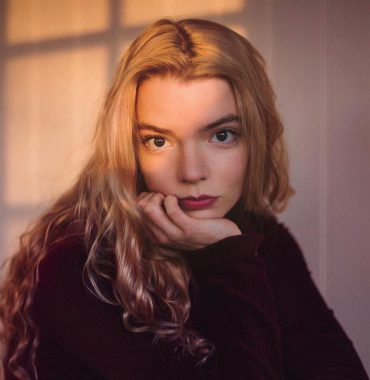
#> input picture imgs/anya.jpg, 370 x 380 px
$ python -i filtros.py   (imports and definitions only)
#> lines starting #> are read from the running program, lines starting #| are printed output that depends on the picture
import cv2 as cv
import numpy as np

# Exibir imagem original


def originImg(img):
    cv.imshow("Imagem Original", img)


# Filtro - imagem para cinza

# Podemos usar uma função cvtColor, onde passamos cv2.COLOR_BGR2GRAY como parâmetro.
def greyImg(img):
    imgGray = cv.cvtColor(img, cv.COLOR_BGR2GRAY)
    cv.imshow("Imagem para cinza", imgGray)
    cv.waitKey(0)

# Filtro - img para HSV

# Podemos usar uma função cvtColor, onde passamos cv.COLOR_BGR2HSV como parâmetro.


def hsvImg(img):
    imgHsv = cv.cvtColor(img, cv.COLOR_BGR2HSV)
    cv.imshow("Imagem para HSV", imgHsv)
    cv.waitKey(0)

# Filtro - Desfocar imagem

# O desfoque é usado para remover o ruído extra da imagem, também chamado de suavização

# Vamos utilizar o método GaussianBlur


def imgBlur(img):
    imgBlur = cv.GaussianBlur(img, (3, 3), 0)
    cv.imshow("Imagem com Desfoque", imgBlur)
    cv.waitKey(0)


def optionsFilter(img):
    print("Qual Filtro você deseja aplicar na imagem?\n")
    print("1 - Filtro de imagem cinza")
    print("2 - Filtro para borrar a imagem (Gaussiano)")
    print("3 - Filtro para deixar a imagem em hsv")

    opt = int(input("\nEscolha uma das opções: "))
    if opt == 1:
        greyImg(img)
    elif opt == 2:
        imgBlur(img)
    elif opt == 3:
        hsvImg(img)
    else:
        print("Voce selecionou uma opção invalida")

>>> import cv2
>>> picture = cv2.imread('../imgs/anya.jpg')
#> picture is the input picture: shape (380, 370, 3); mean B, G, R 71, 81.1, 120.9
>>> result = optionsFilter(picture)
#> the answer given: 1
#> in greyImg, `imgGray = cv.cvtColor(img, cv.COLOR_BGR2GRAY)`:
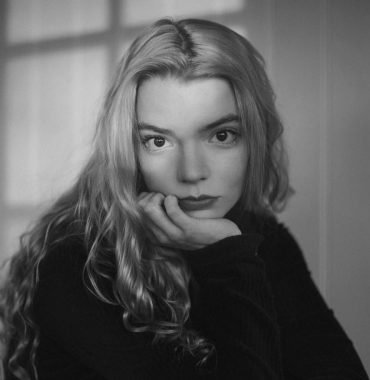
#> imgGray: shape (380, 370); min 7, max 205, mean 91.9
